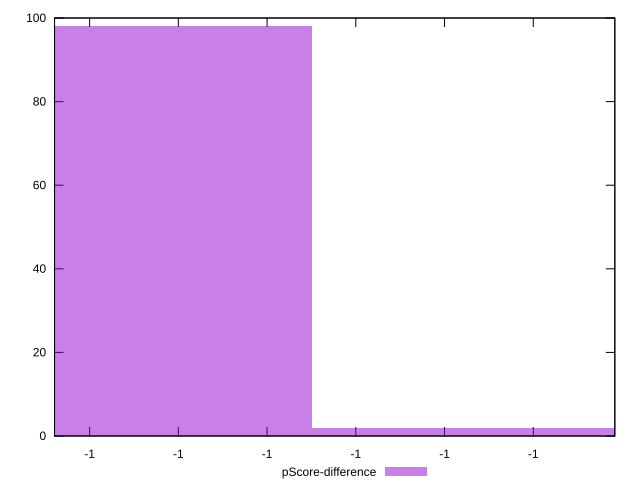

Generate this figure with gnuplot:
reset

$pScoreDifference <<EOF
-0.9999999999979999 98
-0.999999999997 2
EOF

set key outside below
set boxwidth 1e-12
set xrange [-0.9999999999980791:-0.9999999999968165]
set yrange [0:100]
set trange [0:100]
set style fill transparent solid 0.5 noborder
set terminal svg size 640, 490 enhanced background rgb 'white'
set output "reprap/total-byte-weight/samples/pages+cached+noexternal+nojs/pScore-difference/histogram.svg"

plot $pScoreDifference title "pScore-difference" with boxes

reset
